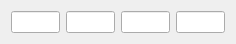
<?xml version="1.0" encoding="UTF-8"?>
<ui version="4.0">
 <class>Vector4Widget</class>
 <widget class="QWidget" name="Vector4Widget">
  <property name="geometry">
   <rect>
    <x>0</x>
    <y>0</y>
    <width>236</width>
    <height>38</height>
   </rect>
  </property>
  <property name="contextMenuPolicy">
   <enum>Qt::CustomContextMenu</enum>
  </property>
  <property name="windowTitle">
   <string>Form</string>
  </property>
  <property name="whatsThis">
   <string>&lt;!DOCTYPE HTML PUBLIC &quot;-//W3C//DTD HTML 4.0//EN&quot; &quot;http://www.w3.org/TR/REC-html40/strict.dtd&quot;&gt;
&lt;html&gt;&lt;head&gt;&lt;meta name=&quot;qrichtext&quot; content=&quot;1&quot; /&gt;&lt;style type=&quot;text/css&quot;&gt;
p, li { white-space: pre-wrap; }
&lt;/style&gt;&lt;/head&gt;&lt;body style=&quot; font-family:'MS Shell Dlg 2'; font-size:8.25pt; font-weight:400; font-style:normal;&quot;&gt;
&lt;p style=&quot; margin-top:0px; margin-bottom:0px; margin-left:0px; margin-right:0px; -qt-block-indent:0; text-indent:0px;&quot;&gt;&lt;span style=&quot; font-size:8pt;&quot;&gt;Widget containing a 4d vector.&lt;/span&gt;&lt;/p&gt;
&lt;p style=&quot; margin-top:0px; margin-bottom:0px; margin-left:0px; margin-right:0px; -qt-block-indent:0; text-indent:0px;&quot;&gt;&lt;span style=&quot; font-size:8pt;&quot;&gt;You can invert, copy or past vectors with the context menu.&lt;/span&gt;&lt;/p&gt;&lt;/body&gt;&lt;/html&gt;</string>
  </property>
  <layout class="QGridLayout" name="gridLayout">
   <item row="0" column="0">
    <widget class="TypedLineEdit" name="lineEdit11">
     <property name="contextMenuPolicy">
      <enum>Qt::CustomContextMenu</enum>
     </property>
    </widget>
   </item>
   <item row="0" column="1">
    <widget class="TypedLineEdit" name="lineEdit12">
     <property name="contextMenuPolicy">
      <enum>Qt::CustomContextMenu</enum>
     </property>
    </widget>
   </item>
   <item row="0" column="2">
    <widget class="TypedLineEdit" name="lineEdit13">
     <property name="contextMenuPolicy">
      <enum>Qt::CustomContextMenu</enum>
     </property>
    </widget>
   </item>
   <item row="0" column="3">
    <widget class="TypedLineEdit" name="lineEdit14">
     <property name="contextMenuPolicy">
      <enum>Qt::CustomContextMenu</enum>
     </property>
    </widget>
   </item>
  </layout>
 </widget>
 <customwidgets>
  <customwidget>
   <class>TypedLineEdit</class>
   <extends>QLineEdit</extends>
   <header>typedlineedit.h</header>
   <container>1</container>
  </customwidget>
 </customwidgets>
 <resources/>
 <connections>
  <connection>
   <sender>Vector4Widget</sender>
   <signal>customContextMenuRequested(QPoint)</signal>
   <receiver>Vector4Widget</receiver>
   <slot>showCustomContextMenu(QPoint)</slot>
   <hints>
    <hint type="sourcelabel">
     <x>104</x>
     <y>6</y>
    </hint>
    <hint type="destinationlabel">
     <x>131</x>
     <y>0</y>
    </hint>
   </hints>
  </connection>
 </connections>
 <slots>
  <slot>createMatrix()</slot>
  <slot>showCustomContextMenu(QPoint)</slot>
 </slots>
</ui>
